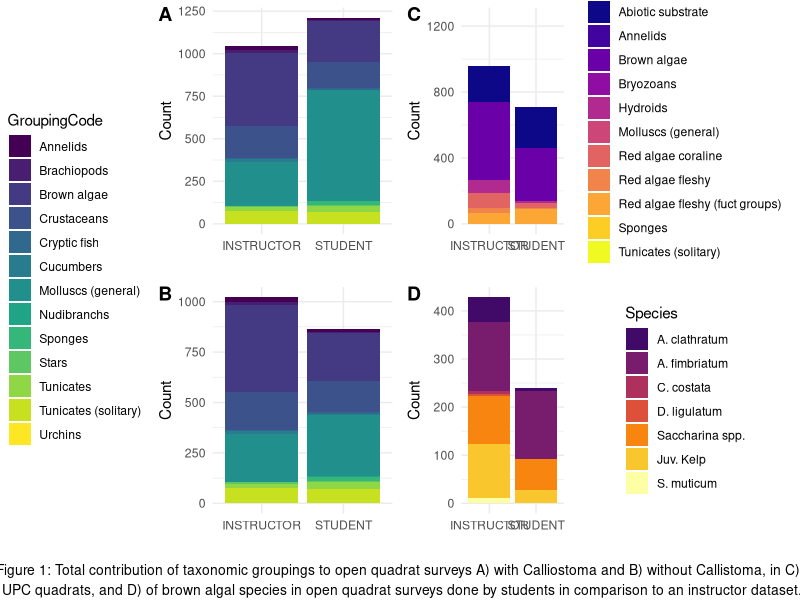
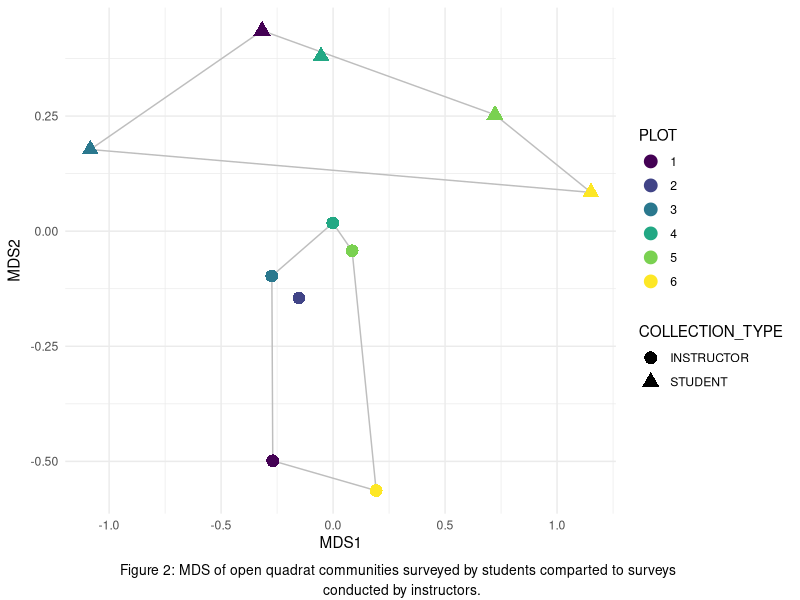
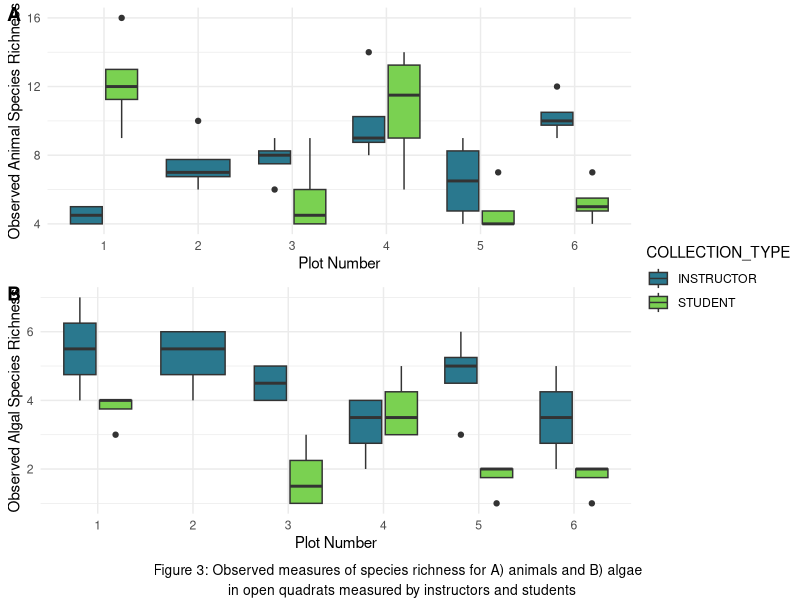
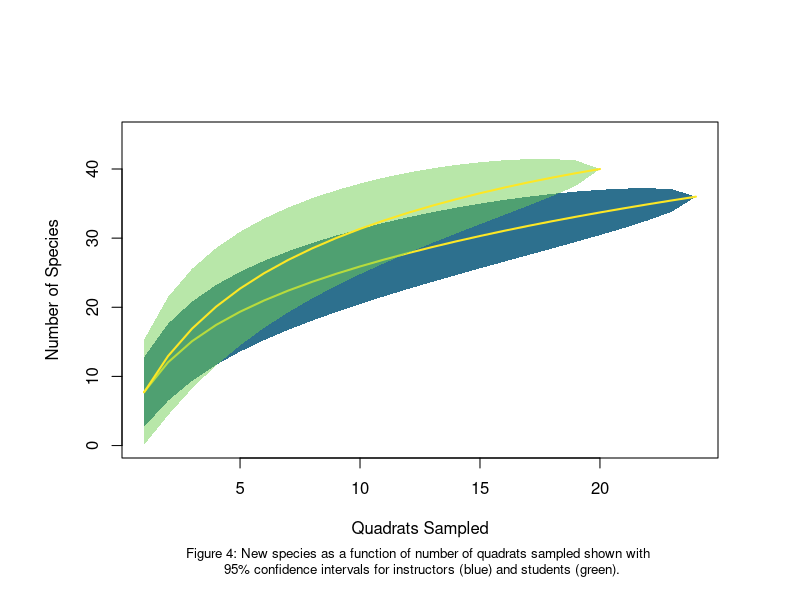
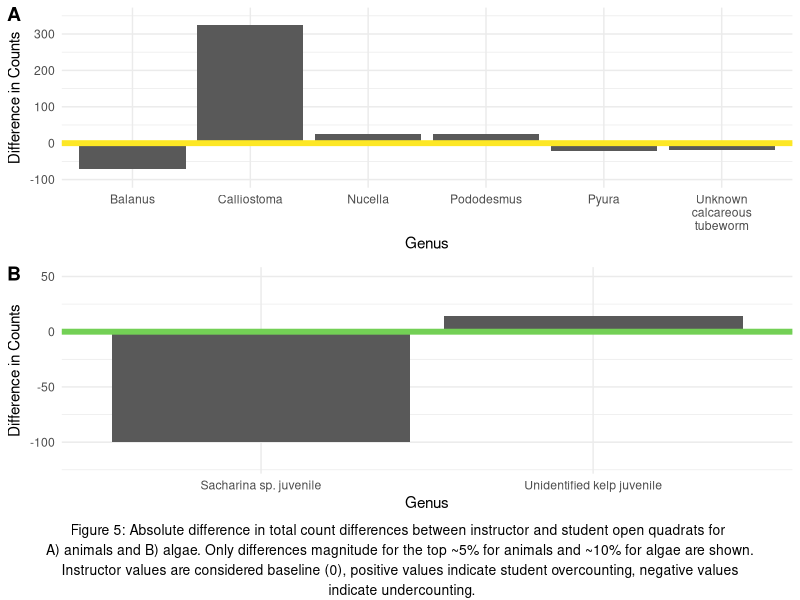
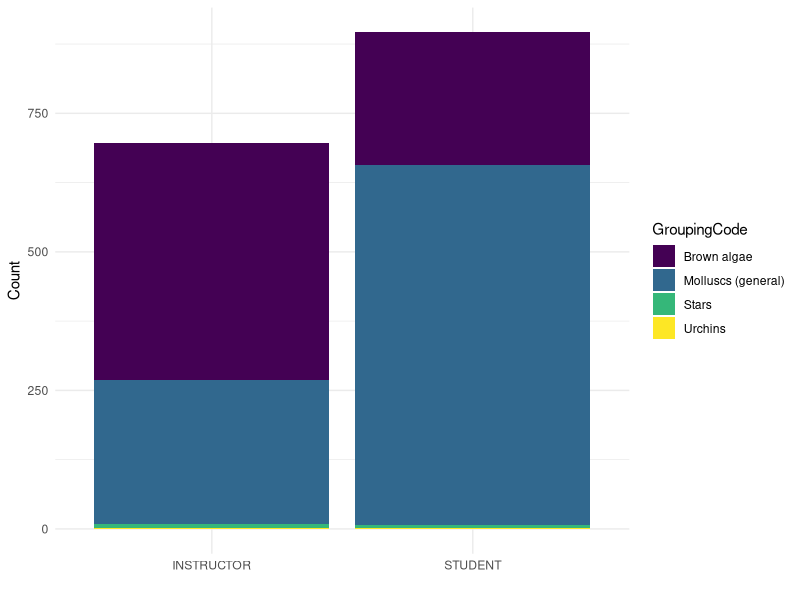

Reproduce these figures in R, in order.
###################################################################################
#                                                                                ##
# Title of Script                                                                ##
# Data are current as of 2018-07-10                                              ##
# Data source: Marine Subtidal Ecology Course - Kelp Ecosystem Ecology Network - ##
# Friday Harbor Labs - University of Oregon                                      ##
# R code prepared by Ross Whippo                                                 ##
# Last updated 2018-07-10                                                        ##
#                                                                                ##
###################################################################################

# SUMMARY:

# Data analyses from the 2018 Subtidal Marine Ecology Course taught at Friday 
# Harbor Labs by Aaron Galloway, Alex Lowe, Pema Kitaeff, and Mo Turner. Data
# quantifies kelp and kelp-associated communitites at the South West corner of 
# Shaw Island, WA in June 2018. Data were collected according to the Kelp Ecosystem
# Ecology Network experimental protocol, but using 3 removal plots, 3 control plots
# and 4 quadrats of each kind (UPC, Open Quadrat) per plot. Definitive data was 
# collected by Galloway and Lowe. Redundant data was collected by students for 
# comparison. 

# Required Files (check that script is loading latest version):
# QUAD-Data.csv
# UPC_SUBS_CODES.csv
# WA_SP_CODES.csv

# Associated Scripts:
# None

# TO DO

###################################################################################
# TABLE OF CONTENTS                                                               #
#                                                                                 #
# RECENT CHANGES TO SCRIPT                                                        #
# LOAD PACKAGES                                                                   #
# READ IN AND PREPARE DATA                                                        #
# DATA MANIPULATION                                                               #
# GENERATE FIGURES                                                                #
#                                                                                 #
###################################################################################

###################################################################################
# RECENT CHANGES TO SCRIPT                                                        #
###################################################################################

# 2018-07-09 Script created by Ross Whippo

###################################################################################
# LOAD PACKAGES                                                                   #
###################################################################################

library(dplyr)
library(tidyr)
library(ggplot2)
library(viridis)
library(ggpubr)
library(vegan)
library(stringr)

###################################################################################
# READ IN AND PREPARE DATA                                                        #
###################################################################################

quaddata <- read.csv("QUAD_Data.csv")
codes <- read.csv("WA_SP_CODES.csv")
subs <- read.csv("UPC_SUBS_CODES.csv")

# create column designating 'INSTRUCTOR' vs 'student' data
quaddata <- quaddata %>%
  mutate(COLLECTION_TYPE = ifelse(OBSERVER == "Lowe" | OBSERVER == "Galloway", 
                                  "INSTRUCTOR", "STUDENT"))
quaddata$COLLECTION_TYPE <- as.factor(quaddata$COLLECTION_TYPE)

# create column of full species names
names(codes)[names(codes)=="SP_CODE"] <- "MO_SP_CODE"
quaddata <- left_join(quaddata, codes, by="MO_SP_CODE")

quaddata$GroupingCode <- as.character(quaddata$GroupingCode)
quaddata$GroupingCode[quaddata$GroupingCode == ""] <- "Abiotic substrate"
quaddata$GroupingCode[quaddata$GroupingCode == "Mollusks (general)"] <- "Molluscs (general)"
quaddata$GroupingCode <- as.factor(quaddata$GroupingCode)

# open quadrat data
QUADS <- quaddata %>%
  subset(DATA_TYPE == "QUAD")

# UPC quadrat data
UPC <- quaddata %>%
  subset(DATA_TYPE == "UPC")

###################################################################################
# DATA MANIPULATION                                                               #
###################################################################################

# summarize counts of organisms for quads by group
quad_count_groups <- QUADS %>%
  group_by(COLLECTION_TYPE, GroupingCode) %>%
  summarise(sum(COUNT))
names(quad_count_groups)[names(quad_count_groups)=="sum(COUNT)"] <- "TOT_COUNT"

# summarize counts of organisms for quads by group without CALI
nocali_QUADS <- QUADS %>%
  filter(!MO_SP_CODE == "CALI")

quad_count_nocali <- nocali_QUADS %>%
  group_by(COLLECTION_TYPE, GroupingCode) %>%
  summarise(sum(COUNT))
names(quad_count_nocali)[names(quad_count_nocali)=="sum(COUNT)"] <- "TOT_COUNT"

# summarize counts of organisms for quads by group for brown algae only
brown_QUADS <- QUADS %>%
  filter(GroupingCode == "Brown algae")
brown_QUADS$MO_SP_CODE <- as.factor(brown_QUADS$MO_SP_CODE)
# rename and regroup brown algae
levels(brown_QUADS$MO_SP_CODE)[levels(brown_QUADS$MO_SP_CODE)=="SAJU"] <- "Juv. Kelp"
levels(brown_QUADS$MO_SP_CODE)[levels(brown_QUADS$MO_SP_CODE)=="UKKJ"] <- "Juv. Kelp"
levels(brown_QUADS$MO_SP_CODE)[levels(brown_QUADS$MO_SP_CODE)=="SALANI"] <- "Saccharina spp."
levels(brown_QUADS$MO_SP_CODE)[levels(brown_QUADS$MO_SP_CODE)=="SALA"] <- "Saccharina spp."
levels(brown_QUADS$MO_SP_CODE)[levels(brown_QUADS$MO_SP_CODE)=="SACO"] <- "Saccharina spp."
levels(brown_QUADS$MO_SP_CODE)[levels(brown_QUADS$MO_SP_CODE)=="COCO"] <- "C. costata"
levels(brown_QUADS$MO_SP_CODE)[levels(brown_QUADS$MO_SP_CODE)=="AGFI"] <- "A. fimbriatum"
levels(brown_QUADS$MO_SP_CODE)[levels(brown_QUADS$MO_SP_CODE)=="AGCL"] <- "A. clathratum"
levels(brown_QUADS$MO_SP_CODE)[levels(brown_QUADS$MO_SP_CODE)=="DELI"] <- "D. ligulatum"
levels(brown_QUADS$MO_SP_CODE)[levels(brown_QUADS$MO_SP_CODE)=="SAMU"] <- "S. muticum"

quad_count_browns <- brown_QUADS %>%
  group_by(COLLECTION_TYPE, MO_SP_CODE) %>%
  summarise(sum(COUNT))
names(quad_count_browns)[names(quad_count_browns)=="sum(COUNT)"] <- "TOT_COUNT"
names(quad_count_browns)[names(quad_count_browns)=="MO_SP_CODE"] <- "Species"

# summarize counts of organisms and substrate for UPC by group
UPC_count_groups <- UPC %>%
  subset(DATA_TYPE == "UPC") %>%
  group_by(COLLECTION_TYPE, GroupingCode) %>%
  summarise(sum(COUNT)) 
names(UPC_count_groups)[names(UPC_count_groups)=="sum(COUNT)"] <- "TOT_COUNT"


# Create matrix for community composition analysis
quad_matrix <- QUADS %>%
  group_by(COLLECTION_TYPE, PLOT, MO_SP_CODE) %>%
  summarise(sum(COUNT))
names(quad_matrix)[names(quad_matrix)=="sum(COUNT)"] <- "TOT_COUNT"

KEEN_mat_quad_full <- quad_matrix %>%
  spread(MO_SP_CODE, TOT_COUNT, fill = 0)
KEEN_quad_mat_run <- KEEN_mat_quad_full[,c(3:61)]

# MDS of community
KEEN_quad_mds <- metaMDS(KEEN_quad_mat_run)
KEEN_quad_mds_points <- KEEN_quad_mds$points
KEEN_quad_mds_points <- data.frame(KEEN_quad_mds_points)
plot_data_mds <- data.frame(KEEN_quad_mds_points, KEEN_mat_quad_full[,1:2])
vec_quad <- envfit(KEEN_quad_mds$points, KEEN_quad_mat_run, perm = 1000)
vec_quad_df <- as.data.frame(vec_quad$vectors$arrows*sqrt(vec_quad$vectors$r))
vec_quad_df$species <- rownames(vec_quad_df)
library(plyr)
chulls_quad <- ddply(plot_data_mds, .(COLLECTION_TYPE), function(df) df[chull(df$MDS1, df$MDS2), ])
detach(package:plyr)
#plot_data_mds$PLOT <- as.factor(plot_data_mds$PLOT)

###################################################################################
# ANALYSES                                                                        #
###################################################################################

# All Richness
All_rich <- quaddata %>%
  select(PLOT, QUAD, DATA_TYPE, COUNT, COLLECTION_TYPE, MO_SP_CODE, GroupingCode) %>%
  group_by(PLOT, QUAD, DATA_TYPE, COLLECTION_TYPE, MO_SP_CODE, GroupingCode) %>%
  summarise(sum(COUNT))
names(All_rich)[names(All_rich)=="sum(COUNT)"] <- "TOT_COUNT"

# Extract Quadrats
All_quad <- All_rich %>%
  filter(DATA_TYPE == "QUAD")
# Extract Animals
algae <- c("Brown algae", "Green algae", "Red algae fleshy (fuct groups)
", "Red algae fleshy", "Red algae coraline")
Anim_quad <- All_quad %>%
  filter(!GroupingCode %in% algae)
# total redundant grouping codes
Anim_quad <- Anim_quad %>%
  ungroup() %>%
  select(-c(GroupingCode, DATA_TYPE)) %>%
  group_by(PLOT, QUAD, COLLECTION_TYPE, MO_SP_CODE, TOT_COUNT) %>%
  summarise(sum(TOT_COUNT))
names(Anim_quad)[names(Anim_quad)=="sum(TOT_COUNT)"] <- "NEW_COUNT"
Anim_quad <- Anim_quad %>%
  select(-TOT_COUNT)

# spread quad animals
Anim_spread_quad <- Anim_quad %>%
  group_by(COLLECTION_TYPE) %>%
  spread(MO_SP_CODE, NEW_COUNT, fill = 0)

Anim_pool_quad <- Anim_spread_quad[,4:53]
Anim_quad_plots <-Anim_spread_quad[,c(1:3)]
Anim_quad_plots <-Anim_quad_plots %>%
  unite_("PLOTQUAD_TYPE", c("PLOT", "QUAD", "COLLECTION_TYPE"), sep = "_", remove = FALSE)
attach(Anim_quad_plots)
Anim_quad_rich <- Anim_pool_quad %>%
  specpool(PLOTQUAD_TYPE)
Anim_quad_rich <- Anim_quad_rich %>%
  bind_cols(Anim_quad_plots)
Anim_quad_rich$PLOT <- as.factor(Anim_quad_rich$PLOT)


# extract quad algae
Algae_quad <- All_quad %>%
  filter(GroupingCode %in% algae)

# spread quad animals
Algae_spread_quad <- Algae_quad %>%
  group_by(COLLECTION_TYPE) %>%
  spread(MO_SP_CODE, TOT_COUNT, fill = 0)

Algae_pool_quad <- Algae_spread_quad[,6:14]
Algae_quad_plots <-Algae_spread_quad[,c(1:2,4)]
Algae_quad_plots <-Algae_quad_plots %>%
  unite_("PLOTQUAD_TYPE", c("PLOT", "QUAD", "COLLECTION_TYPE"), sep = "_", remove = FALSE)
attach(Algae_quad_plots)
Algae_quad_rich <- Algae_pool_quad %>%
  specpool(PLOTQUAD_TYPE)
Algae_quad_rich <- Algae_quad_rich %>%
  bind_cols(Algae_quad_plots)
Algae_quad_rich$PLOT <- as.factor(Algae_quad_rich$PLOT)



# SPECIES ACCUMULATION

# Instructors
Anim_quad_instructors <- Anim_spread_quad %>%
  filter(COLLECTION_TYPE == "INSTRUCTOR")
Anim_quad_inst_pool <- Anim_quad_instructors[,4:53]
inst_accum <- specaccum(Anim_quad_inst_pool)

# Students
Anim_quad_students <- Anim_spread_quad %>%
  filter(COLLECTION_TYPE == "STUDENT")
Anim_quad_stud_pool <- Anim_quad_students[,4:53]
stud_accum <- specaccum(Anim_quad_stud_pool)



# UNDER/OVER ESTIMATION
# Use All_quad for as starting point, use Anim_quad for animal quadrats and 
# Algae_quad for algae quadrats

All_UPC <- All_rich %>%
  filter(DATA_TYPE == "UPC")
# Extract Algae
Algae_UPC <- All_UPC %>%
  filter(GroupingCode %in% algae)

# Extract Substrate
Subs_UPC <- All_UPC %>%
  filter(GroupingCode == "Abiotic substrate")


# sum animal quads
Anim_sums <- Anim_quad %>%
  group_by(MO_SP_CODE, COLLECTION_TYPE) %>%
  summarise(sum(NEW_COUNT))
names(Anim_sums)[names(Anim_sums) == "sum(NEW_COUNT)"] <- "NEW_COUNT"

# Spread out animal quads
Anim_spread_overcount <- Anim_sums %>%
  spread(COLLECTION_TYPE, NEW_COUNT, fill = 0)
# Add column of differences
Anim_spread_overcount$diff <- Anim_spread_overcount$STUDENT - Anim_spread_overcount$INSTRUCTOR
# identify percentiles
quantile(Anim_spread_overcount$diff, prob = seq(0, 1, length = length(Anim_spread_overcount$diff)), type = 5)
# top 5% = <24, bottom 5% = >-19

Anim_quad_topbot <- Anim_spread_overcount %>%
  filter(diff > 23 | diff < -18)
Anim_quad_topbot <- left_join(Anim_quad_topbot, codes, by="MO_SP_CODE")


# sum algae quads
Algae_sums <- Algae_quad %>%
  group_by(MO_SP_CODE, COLLECTION_TYPE) %>%
  summarise(sum(TOT_COUNT))
names(Algae_sums)[names(Algae_sums) == "sum(TOT_COUNT)"] <- "NEW_COUNT"

# Spread out algae quads
Algae_spread_overcount <- Algae_sums %>%
  spread(COLLECTION_TYPE, NEW_COUNT, fill = 0)
# Add column of differences
Algae_spread_overcount$diff <- Algae_spread_overcount$STUDENT - Algae_spread_overcount$INSTRUCTOR
# identify percentiles
quantile(Algae_spread_overcount$diff, prob = seq(0, 1, length = length(Algae_spread_overcount$diff)), type = 5)
# top 12.5% = <5, bottom 12.5% = >-65

Algae_quad_topbot <- Algae_spread_overcount %>%
  filter(diff > 6 | diff < -66)
Algae_quad_topbot <- left_join(Algae_quad_topbot, codes, by="MO_SP_CODE")





###################################################################################
# GENERATE FIGURES                                                                #
###################################################################################

############### FIGURE 1
# Total contribtion of Group Codes for Quadrats and UPC by Students and
# Instructors

# Figure of counts of observed groups by collection type for open quads
COUNT_GROUPS_TYPE_QUAD <- ggplot(quad_count_groups, aes(x = COLLECTION_TYPE, y = TOT_COUNT)) + geom_bar(stat = "identity", aes(fill = GroupingCode)) + 
  theme_minimal() + 
  scale_fill_viridis(discrete=TRUE) +
  labs(x="", y="Count") 
#COUNT_GROUPS_TYPE_QUAD

# Figure of counts of observed groups by collection type for open quads NO CALI
COUNT_GROUPS_TYPE_NOCALI <- ggplot(quad_count_nocali, aes(x = COLLECTION_TYPE, y = TOT_COUNT)) + geom_bar(stat = "identity", aes(fill = GroupingCode)) + 
  theme_minimal() + 
  scale_fill_viridis(discrete=TRUE) +
  labs(x="", y="Count") 
#COUNT_GROUPS_TYPE_NOCALI

# Figure of counts of observed of groups by collection type for UPC
COUNT_GROUPS_TYPE_UPC <- ggplot(UPC_count_groups, aes(x = COLLECTION_TYPE, y = TOT_COUNT)) + geom_bar(stat = "identity", aes(fill = GroupingCode)) + 
  theme_minimal() + 
  scale_fill_viridis(discrete=TRUE, option = "plasma") +
  labs(x="", y="Count") +
  ylim(0, 1250)
#COUNT_GROUPS_TYPE_UPC

# Figure of counts of observed groups by collection type for open quads browns only
COUNT_GROUPS_TYPE_BROWNS <- ggplot(quad_count_browns, aes(x = COLLECTION_TYPE, y = TOT_COUNT)) + geom_bar(stat = "identity", aes(fill = Species)) + 
  theme_minimal() + 
  scale_fill_viridis(discrete=TRUE, option = 3, begin = 0.2) +
  labs(x="", y="Count") 
#COUNT_GROUPS_TYPE_NOCALI


Figure1 <- ggarrange(ggarrange(COUNT_GROUPS_TYPE_QUAD, COUNT_GROUPS_TYPE_NOCALI,
                               labels = c("A", "B"),
                               ncol = 1, nrow = 2,
                               common.legend = TRUE,
                               legend = "left"), ggarrange(COUNT_GROUPS_TYPE_UPC, COUNT_GROUPS_TYPE_BROWNS,
                     labels = c("C", "D"),
                     ncol = 1, nrow = 2,
                     common.legend = FALSE, 
                     legend = "right",
                     align = "v"), 
                     ncol = 2, nrow = 1)
annotate_figure(Figure1, bottom = text_grob("Figure 1: Total contribution of taxonomic groupings to open quadrat surveys A) with Calliostoma and B) without Callistoma, in C) \n UPC quadrats, and D) of brown algal species in open quadrat surveys done by students in comparison to an instructor dataset.", size = 10))

# best size 1000x800


############### FIGURE 2
# Visualization of community composition by Students and Instructors from open
# quadrats

# MDS
QUAD_MDS <- ggplot(plot_data_mds, aes(x=MDS1, y=MDS2, pch = COLLECTION_TYPE, color = factor(PLOT))) + 
  labs(color = "PLOT") +
  theme_minimal() +
  geom_polygon(data=chulls_quad, aes(x=MDS1, y=MDS2, group=COLLECTION_TYPE), fill=NA, color = "grey") +
  geom_point(size = 4) +
  scale_color_viridis_d()

Figure2 <- ggarrange(QUAD_MDS, 
                     ncol = 1, nrow = 1,
                     common.legend = FALSE, 
                     legend = "right")
annotate_figure(Figure2, bottom = text_grob("Figure 2: MDS of open quadrat communities surveyed by students comparted to surveys \n conducted by instructors.", size = 10))

# best size 700x500

############### FIGURE 3
# Richness of animals and algae
# animal quadrats

QUAD_RICH_ANIM <- ggplot(Anim_quad_rich, aes(x = PLOT, y = Species, fill=COLLECTION_TYPE)) +
  geom_boxplot() +
  theme_minimal() +
  scale_fill_viridis_d(begin = 0.4, end = 0.8) +
  ylab("Observed Animal Species Richness") +
  xlab("Plot Number") 

# algal quadrats
QUAD_RICH_ALGAE <- ggplot(Algae_quad_rich, aes(x = PLOT, y = Species, fill=COLLECTION_TYPE)) +
  geom_boxplot() +
  theme_minimal() +
  scale_fill_viridis_d(begin = 0.4, end = 0.8) +
  ylab("Observed Algal Species Richness") +
  xlab("Plot Number") 

Figure3 <- ggarrange(QUAD_RICH_ANIM, QUAD_RICH_ALGAE, 
                     ncol = 1, nrow = 2,
                     labels = c("A", "B"),
                     common.legend = TRUE, 
                     legend = "right")
annotate_figure(Figure3, bottom = text_grob("Figure 3: Observed measures of species richness for A) animals and B) algae \n in open quadrats measured by instructors and students", size = 10))

# best size: 500x700

############### FIGURE 4
# Species accumulation curves for animals in open quads
# animal quadrats

# function to create alpha channel in plot() function
col2alpha <- function(col, alpha) {
  col_rgb <- col2rgb(col)/255
  rgb(col_rgb[1], col_rgb[2], col_rgb[3], alpha = alpha)
}

par(oma = c(2,2,2,2))
plot(inst_accum, ci.type="poly", col="#FDE725FF", lwd=2, ci.lty=0, ci.col=col2alpha("#2D708EFF", "1"), ylim = c(0,45), xlab = "Quadrats Sampled", ylab = "Number of Species")
plot(stud_accum, ci.type="poly", col="#FDE725FF", lwd=2, ci.lty=0, ci.col=col2alpha("#73D055FF", "0.5"), add = TRUE) +
  mtext("Figure 4: New species as a function of number of quadrats sampled shown with \n 95% confidence intervals for instructors (blue) and students (green).", side = 1, line = 5, cex = 0.8)



# best size: 550x550

############### FIGURE 5
# Over and underestimation of groups comparing student to instructor data
# animal quadrats

Anim_quad_topbot_fig <- ggplot(Anim_quad_topbot, aes(x = Genus, y = diff)) +
  geom_bar(stat = "identity") +
  theme_minimal() +
  ylim(-100, 350) +
  ylab("Difference in Counts") +
  scale_x_discrete(labels = function(x) str_wrap(x, width = 10)) +
  geom_hline(yintercept = 0, color = "#FDE725FF", size = 2)

Algae_quad_topbot_fig <- ggplot(Algae_quad_topbot, aes(x = Genus, y = diff)) +
  geom_bar(stat = "identity") +
  theme_minimal() +
  ylim(-120, 50) +
  ylab("Difference in Counts") +
  geom_hline(yintercept = 0, color = "#73D055FF", size = 2)

Figure5 <- ggarrange(Anim_quad_topbot_fig, Algae_quad_topbot_fig, 
                     ncol = 1, nrow = 2,
                     labels = c("A", "B"))
annotate_figure(Figure5, bottom = text_grob("Figure 5: Absolute difference in total count differences between instructor and student open quadrats for \n A) animals and B) algae. Only differences magnitude for the top ~5% for animals and ~10% for algae are shown. \n Instructor values are considered baseline (0), positive values indicate student overcounting, negative values \n indicate undercounting.", size = 10))

# best size: 660x800




#####
#<<<<<<<<<<<<<<<<<<<<<<<<<<END OF SCRIPT>>>>>>>>>>>>>>>>>>>>>>>>#

### SCRATCH PAD

# DRILL IN ON BROWN ALGAE

smallspp <- c("Molluscs (general)", "Urchins", "Brown algae", "Stars")

subset_stack_data <- quad_count_groups %>%
  filter(GroupingCode %in% smallspp)

# Figure of counts of observed groups by collection type for open quads
ggplot(subset_stack_data, aes(x = COLLECTION_TYPE, y = TOT_COUNT)) + geom_bar(stat = "identity", aes(fill = GroupingCode)) + 
  theme_minimal() + 
  scale_fill_viridis(discrete=TRUE) +
  labs(x="", y="Count") 
#COUNT_GROUPS_TYPE_QUAD


# NO CALLIOSTOMA

# summarize counts of organisms for quads by group
nocali_QUADS <- QUADS %>%
  filter(!MO_SP_CODE == "CALI")

quad_count_groups <- nocali_QUADS %>%
  group_by(COLLECTION_TYPE, GroupingCode) %>%
  summarise(sum(COUNT))
names(quad_count_groups)[names(quad_count_groups)=="sum(COUNT)"] <- "TOT_COUNT"
